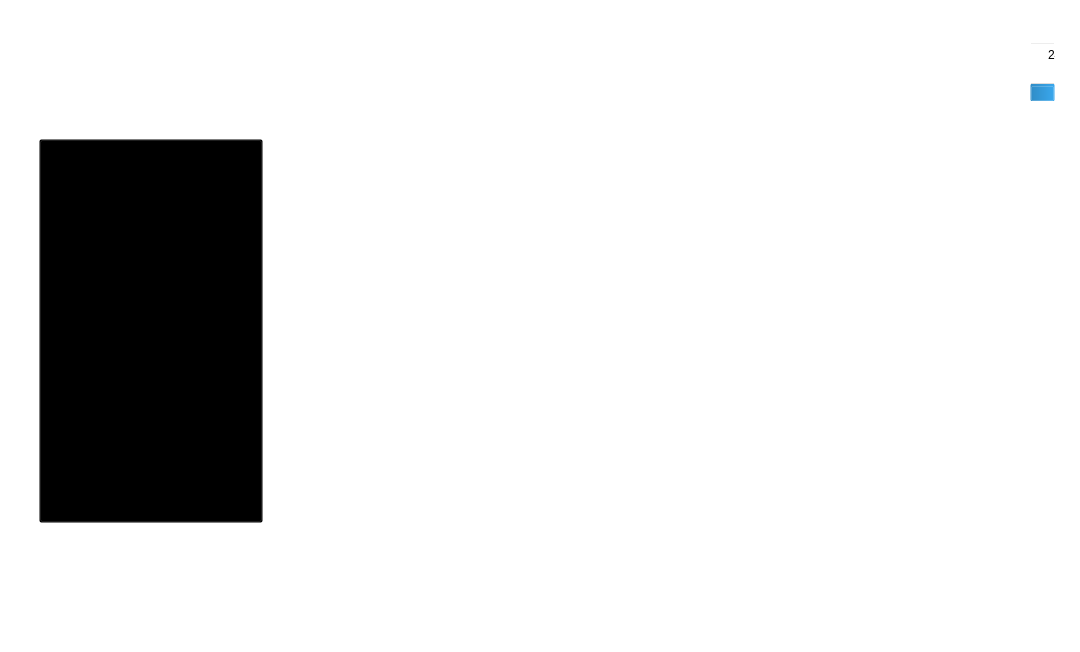
<?xml version="1.0" encoding="UTF-8"?>
<ui version="4.0">
 <class>HomePage</class>
 <widget class="QWidget" name="HomePage">
  <property name="geometry">
   <rect>
    <x>0</x>
    <y>0</y>
    <width>1080</width>
    <height>652</height>
   </rect>
  </property>
  <property name="minimumSize">
   <size>
    <width>1080</width>
    <height>652</height>
   </size>
  </property>
  <property name="maximumSize">
   <size>
    <width>1080</width>
    <height>652</height>
   </size>
  </property>
  <property name="windowTitle">
   <string>Form</string>
  </property>
  <property name="styleSheet">
   <string notr="true">background:transparent;</string>
  </property>
  <layout class="QVBoxLayout" name="verticalLayout">
   <item>
    <widget class="QWidget" name="widget_2" native="true">
     <property name="minimumSize">
      <size>
       <width>0</width>
       <height>90</height>
      </size>
     </property>
     <property name="maximumSize">
      <size>
       <width>16777215</width>
       <height>90</height>
      </size>
     </property>
     <layout class="QHBoxLayout" name="horizontalLayout_4">
      <item>
       <spacer name="horizontalSpacer_4">
        <property name="orientation">
         <enum>Qt::Horizontal</enum>
        </property>
        <property name="sizeHint" stdset="0">
         <size>
          <width>40</width>
          <height>20</height>
         </size>
        </property>
       </spacer>
      </item>
      <item>
       <widget class="QWidget" name="power_widget" native="true">
        <property name="sizePolicy">
         <sizepolicy hsizetype="Preferred" vsizetype="Preferred">
          <horstretch>0</horstretch>
          <verstretch>0</verstretch>
         </sizepolicy>
        </property>
        <property name="minimumSize">
         <size>
          <width>30</width>
          <height>60</height>
         </size>
        </property>
        <property name="maximumSize">
         <size>
          <width>30</width>
          <height>60</height>
         </size>
        </property>
        <property name="styleSheet">
         <string notr="true">background-image: url(:/img/resources/3211.png);</string>
        </property>
        <widget class="QProgressBar" name="power_bar">
         <property name="geometry">
          <rect>
           <x>0</x>
           <y>0</y>
           <width>25</width>
           <height>60</height>
          </rect>
         </property>
         <property name="sizePolicy">
          <sizepolicy hsizetype="Preferred" vsizetype="Preferred">
           <horstretch>0</horstretch>
           <verstretch>0</verstretch>
          </sizepolicy>
         </property>
         <property name="minimumSize">
          <size>
           <width>25</width>
           <height>60</height>
          </size>
         </property>
         <property name="maximumSize">
          <size>
           <width>25</width>
           <height>60</height>
          </size>
         </property>
         <property name="styleSheet">
          <string notr="true">background:transparent;</string>
         </property>
         <property name="value">
          <number>24</number>
         </property>
         <property name="textVisible">
          <bool>true</bool>
         </property>
         <property name="orientation">
          <enum>Qt::Vertical</enum>
         </property>
        </widget>
       </widget>
      </item>
     </layout>
    </widget>
   </item>
   <item>
    <layout class="QHBoxLayout" name="hlayout">
     <item>
      <widget class="QPushButton" name="btn_video">
       <property name="sizePolicy">
        <sizepolicy hsizetype="Fixed" vsizetype="Fixed">
         <horstretch>0</horstretch>
         <verstretch>0</verstretch>
        </sizepolicy>
       </property>
       <property name="minimumSize">
        <size>
         <width>224</width>
         <height>384</height>
        </size>
       </property>
       <property name="maximumSize">
        <size>
         <width>224</width>
         <height>384</height>
        </size>
       </property>
       <property name="styleSheet">
        <string notr="true">background-image: url(:/按键_影像2.png);</string>
       </property>
       <property name="text">
        <string/>
       </property>
       <property name="iconSize">
        <size>
         <width>224</width>
         <height>384</height>
        </size>
       </property>
      </widget>
     </item>
     <item>
      <widget class="QPushButton" name="btn_weight">
       <property name="sizePolicy">
        <sizepolicy hsizetype="Fixed" vsizetype="Fixed">
         <horstretch>0</horstretch>
         <verstretch>0</verstretch>
        </sizepolicy>
       </property>
       <property name="minimumSize">
        <size>
         <width>224</width>
         <height>380</height>
        </size>
       </property>
       <property name="maximumSize">
        <size>
         <width>224</width>
         <height>380</height>
        </size>
       </property>
       <property name="styleSheet">
        <string notr="true">QPushButton#btn_weight{
background:url(:/按键_称重2.png);
border:none;
}QPushButton#btn_weight:pressed{
background-image: url(:/按键_称重_按下2.png);
border:none;
}</string>
       </property>
       <property name="text">
        <string/>
       </property>
      </widget>
     </item>
     <item>
      <widget class="QPushButton" name="btn_query">
       <property name="sizePolicy">
        <sizepolicy hsizetype="Fixed" vsizetype="Fixed">
         <horstretch>0</horstretch>
         <verstretch>0</verstretch>
        </sizepolicy>
       </property>
       <property name="minimumSize">
        <size>
         <width>224</width>
         <height>380</height>
        </size>
       </property>
       <property name="maximumSize">
        <size>
         <width>16777215</width>
         <height>380</height>
        </size>
       </property>
       <property name="styleSheet">
        <string notr="true">QPushButton#btn_query{
background:url(:/按键_信息2.png);
border:none;
}QPushButton#btn_query:pressed{
background-image: url(:/按键_信息_按下2.png);
border:none;
}</string>
       </property>
       <property name="text">
        <string/>
       </property>
      </widget>
     </item>
     <item>
      <widget class="QPushButton" name="btn_setting">
       <property name="sizePolicy">
        <sizepolicy hsizetype="Fixed" vsizetype="Fixed">
         <horstretch>0</horstretch>
         <verstretch>0</verstretch>
        </sizepolicy>
       </property>
       <property name="minimumSize">
        <size>
         <width>224</width>
         <height>380</height>
        </size>
       </property>
       <property name="maximumSize">
        <size>
         <width>16777215</width>
         <height>380</height>
        </size>
       </property>
       <property name="styleSheet">
        <string notr="true">QPushButton#btn_setting{
background-image: url(:/Group 11.png);
border:none;
}QPushButton#btn_setting:pressed{
border-image: url(:/11.png);
border:none;
}</string>
       </property>
       <property name="text">
        <string/>
       </property>
      </widget>
     </item>
    </layout>
   </item>
   <item>
    <layout class="QHBoxLayout" name="horizontalLayout">
     <item>
      <spacer name="horizontalSpacer_2">
       <property name="orientation">
        <enum>Qt::Horizontal</enum>
       </property>
       <property name="sizeType">
        <enum>QSizePolicy::Preferred</enum>
       </property>
       <property name="sizeHint" stdset="0">
        <size>
         <width>40</width>
         <height>20</height>
        </size>
       </property>
      </spacer>
     </item>
     <item>
      <widget class="QPushButton" name="btn_back">
       <property name="sizePolicy">
        <sizepolicy hsizetype="Fixed" vsizetype="Fixed">
         <horstretch>0</horstretch>
         <verstretch>0</verstretch>
        </sizepolicy>
       </property>
       <property name="minimumSize">
        <size>
         <width>250</width>
         <height>80</height>
        </size>
       </property>
       <property name="styleSheet">
        <string notr="true">QPushButton#btn_back{
background-image: url(:/按键_上一页2.png);
border:none;
}
</string>
       </property>
       <property name="text">
        <string/>
       </property>
      </widget>
     </item>
     <item>
      <spacer name="horizontalSpacer">
       <property name="orientation">
        <enum>Qt::Horizontal</enum>
       </property>
       <property name="sizeHint" stdset="0">
        <size>
         <width>40</width>
         <height>20</height>
        </size>
       </property>
      </spacer>
     </item>
     <item>
      <widget class="QPushButton" name="btn_backhome">
       <property name="minimumSize">
        <size>
         <width>250</width>
         <height>80</height>
        </size>
       </property>
       <property name="styleSheet">
        <string notr="true">QPushButton#btn_backhome{
background-image: url(:/按键_返回主界面3.png);
border:none;
}
QPushButton#btn_backhome:pressed{

background-image: url(:/按键_返回主界面2.png);
}</string>
       </property>
       <property name="text">
        <string/>
       </property>
      </widget>
     </item>
     <item>
      <spacer name="horizontalSpacer_3">
       <property name="orientation">
        <enum>Qt::Horizontal</enum>
       </property>
       <property name="sizeType">
        <enum>QSizePolicy::Preferred</enum>
       </property>
       <property name="sizeHint" stdset="0">
        <size>
         <width>40</width>
         <height>20</height>
        </size>
       </property>
      </spacer>
     </item>
    </layout>
   </item>
  </layout>
 </widget>
 <resources/>
 <connections/>
</ui>
